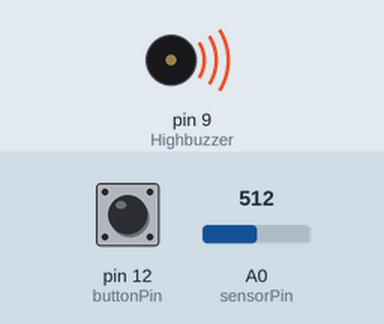
This sketch was run on a simulated Arduino Uno, built with avr-gcc and run on an emulated ATmega328P. Parts: buzzer (waves = sounding). The test bench sets the inputs (shaded band); at power-on: A0 (sensorPin) = 512, pin 12 (buttonPin) LOW. What the sketch prints to the serial monitor is not drawn.

Above: at 1.2 s.
1.3 s: A0 (sensorPin) set to 0
At 2.0 s:
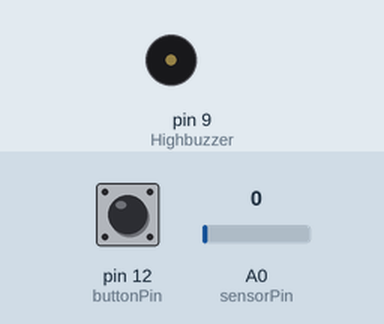
2.8 s: A0 (sensorPin) set to 122
At 3.1 s:
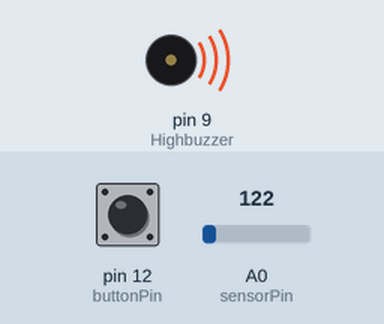
4.3 s: pin 12 (buttonPin) pulled HIGH for 3.2 s
At 5.6 s:
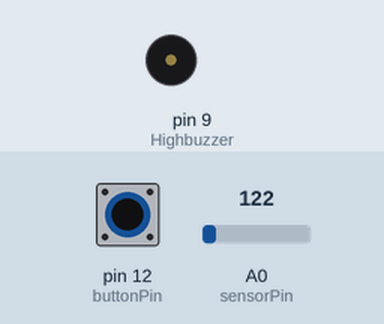
Timing chart, 0 to 9.0 s (numbered marks = the images above; inputs shaded):
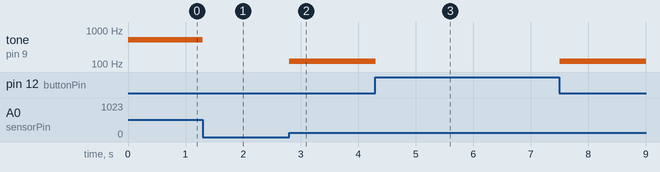

The sketch:

potentiometer_code.ino
```cpp
int sensorPin = A0;
int sensorValue = 0;
int a=0;
int buttonPin=12;
int Highbuzzer = 9;
int buttonPushCounter = 0;
int buttonState = 0;
int lastButtonState = 0;
void setup() {
  Serial.begin(9600);
  pinMode(Highbuzzer, OUTPUT);
  pinMode(buttonPin, INPUT);
}

void loop() {
  Serial.println(sensorValue);
  Serial.print(" ");
  buttonState = digitalRead(buttonPin);
  sensorValue = analogRead(sensorPin);
  //Serial.println(buttonState);
  //Serial.println(buttonPushCounter);
  //Serial.println(lastButtonState);
if(buttonState==HIGH){
noTone(Highbuzzer);
  }
  if(buttonState==LOW){
    tone(Highbuzzer,sensorValue);
    buttonPushCounter=0;
  }
  if (buttonState != lastButtonState) {
    // if the state has changed, increment the counter
    if (buttonState == HIGH) {
      buttonPushCounter++;
      //Serial.println(buttonPushCounter);
    } else {

    }
    // Delay a little bit to avoid bouncing
    delay(50);
  }
lastButtonState = buttonState;
  if (buttonPushCounter % 2 == 0) {
    digitalWrite(Highbuzzer, HIGH);
  } else {
    digitalWrite(Highbuzzer, LOW);
  }
}
```

Measured:
- after the input at 1.3 s, tone on pin 9 (Highbuzzer): 512 Hz → silent at once
- after the input at 2.8 s, tone on pin 9 (Highbuzzer): silent → 122 Hz at once
- after the input at 4.3 s, tone on pin 9 (Highbuzzer): 122 Hz → silent at once, → 122 Hz 3.2 s later
